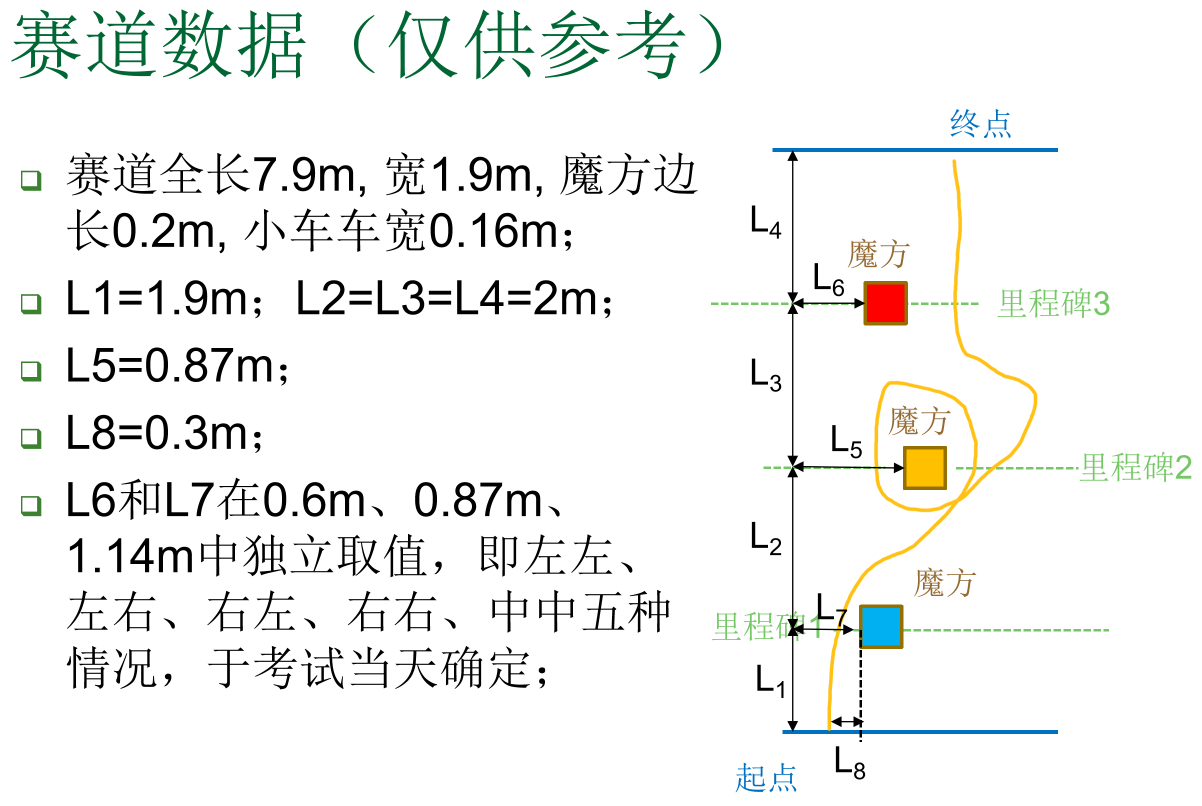
#> input picture 2026_task/rule.png, 2403 x 1611 px, given in place of the camera (shown at 1/2 size)
$ python HSV_test.py
#> lines starting #> are read from the running program, lines starting #| are printed output that depends on the picture; after the words box and inside, x2 and y2 are one past the last pixel; in counts of white or black regions, pixels touching at a corner belong together
#!/usr/bin/env python3
# -*- coding: utf-8 -*-
"""
HSV 临场标定 — 仅 mask 预览（树莓派 + VNC/本地桌面）

独立脚本，不依赖 cube_v4 / cube_v5 主程序。

用法：
  1. 修改下方 LOW/HIGH 常量，运行 python3 HSV_test.py
  2. 看 mask 窗口：方块应为白，背景尽量黑
  3. 不满意 → 改顶部数值 → Ctrl+C 重跑
  4. 按 1/2/3 切换蓝/黄/红预览；按 p 打印全部 HSV 供粘贴到主程序 Config
  5. 按 q 退出

调参经验：
  - S/V 下限：暗场适当降低（如 90→70）；S 过低易误检地面
  - H 范围：先收窄 H 再调 S/V；黄/蓝 H 跨度约 10–15
  - 红色：mask 只在 H≈0 或 H≈180 一侧有效时，只调 RED1 或 RED2
  - 验证：preview 中轮廓稳定、px 明显大于 1000，背景无大块白噪点

需图形界面（cv2.imshow）；SSH 无 X11 时请用 VNC。
"""

from typing import Dict, Optional, Tuple

import cv2
import numpy as np

# ========== 临场修改区（与主程序 Config HSV 字段一一对应）==========
LOW_RED1: Tuple[int, int, int] = (0, 90, 90)
HIGH_RED1: Tuple[int, int, int] = (8, 255, 255)
LOW_RED2: Tuple[int, int, int] = (165, 90, 90)
HIGH_RED2: Tuple[int, int, int] = (180, 255, 255)
LOW_YELLOW: Tuple[int, int, int] = (20, 120, 120)
HIGH_YELLOW: Tuple[int, int, int] = (35, 255, 255)
LOW_BLUE: Tuple[int, int, int] = (100, 120, 70)
HIGH_BLUE: Tuple[int, int, int] = (130, 255, 255)

# 启动时预览颜色："red" / "yellow" / "blue"
PREVIEW_COLOR = "blue"

# 摄像头
CAMERA_ID = 0
CAMERA_BACKEND = "v4l2"  # Linux 摄像头后端；Windows 调试可改为 "auto"
WIDTH = 320
HEIGHT = 240
FPS = 40

# 预览窗口判定用；标定 stop_pixels 时以 cube_v4/v5 调试窗口 px= 为准
FIND_MIN_PIXELS = 1000
MAX_VALID_AREA = 80000

COLOR_MAP = {"1": "blue", "2": "yellow", "3": "red"}
DRAW_COLORS = {"blue": (255, 0, 0), "yellow": (0, 255, 255), "red": (0, 0, 255)}
KERNEL = np.ones((5, 5), np.uint8)


def open_camera(
    camera_id: int = CAMERA_ID,
    width: int = WIDTH,
    height: int = HEIGHT,
    fps: int = FPS,
    backend: str = CAMERA_BACKEND,
):
    """打开摄像头；参数与 cube_v4 / cube_v5 的 CameraThread 一致。"""
    backend = backend.lower()
    tries = []
    if backend in ("v4l2", "auto") and hasattr(cv2, "CAP_V4L2"):
        tries.append(("V4L2", cv2.CAP_V4L2))
    if backend == "auto":
        tries.append(("default", None))
    if not tries:
        tries.append(("default", None))

    for name, api in tries:
        cap = cv2.VideoCapture(camera_id, api) if api is not None else cv2.VideoCapture(camera_id)
        if not cap.isOpened():
            cap.release()
            continue
        cap.set(cv2.CAP_PROP_FRAME_WIDTH, width)
        cap.set(cv2.CAP_PROP_FRAME_HEIGHT, height)
        cap.set(cv2.CAP_PROP_FPS, fps)
        for _ in range(8):
            ok, _ = cap.read()
            if ok:
                print(f"[CAM] id={camera_id} backend={name} {width}x{height}@{fps}")
                return cap
        cap.release()
    raise RuntimeError("无法打开摄像头，请检查 /dev/video* 与 CAMERA_ID")


def mask_color(frame, color: str):
    """HSV 掩膜，阈值逻辑与 cube_v4 / cube_v5 的 Vision.mask_color 一致。"""
    hsv = cv2.cvtColor(frame, cv2.COLOR_BGR2HSV)
    if color == "red":
        m1 = cv2.inRange(hsv, np.array(LOW_RED1, np.uint8), np.array(HIGH_RED1, np.uint8))
        m2 = cv2.inRange(hsv, np.array(LOW_RED2, np.uint8), np.array(HIGH_RED2, np.uint8))
        mask = cv2.bitwise_or(m1, m2)
    elif color == "yellow":
        mask = cv2.inRange(hsv, np.array(LOW_YELLOW, np.uint8), np.array(HIGH_YELLOW, np.uint8))
    elif color == "blue":
        mask = cv2.inRange(hsv, np.array(LOW_BLUE, np.uint8), np.array(HIGH_BLUE, np.uint8))
    else:
        raise ValueError(f"未知颜色: {color}")
    mask = cv2.morphologyEx(mask, cv2.MORPH_OPEN, KERNEL)
    mask = cv2.morphologyEx(mask, cv2.MORPH_CLOSE, KERNEL)
    return mask


def detect_largest(frame, color: str) -> Optional[Dict]:
    mask = mask_color(frame, color)
    result = cv2.findContours(mask, cv2.RETR_EXTERNAL, cv2.CHAIN_APPROX_SIMPLE)
    contours = result[-2]
    if not contours:
        return None

    largest = max(contours, key=cv2.contourArea)
    area = float(cv2.contourArea(largest))
    if area < 1 or area > MAX_VALID_AREA:
        return None

    x, y, w, h = cv2.boundingRect(largest)
    return {
        "color": color,
        "center_x": float(x + w / 2),
        "center_y": float(y + h / 2),
        "pixel_count": int(area),
        "bbox": (x, y, w, h),
    }


def draw_preview(frame, color: str, det: Optional[Dict]) -> np.ndarray:
    out = frame.copy()
    cv2.line(out, (WIDTH // 2, 0), (WIDTH // 2, HEIGHT), (255, 255, 255), 1)
    c = DRAW_COLORS.get(color, (255, 255, 255))
    status = f"{color} | 1=blue 2=yellow 3=red | p=print q=quit"
    cv2.putText(out, status, (10, 22), cv2.FONT_HERSHEY_SIMPLEX, 0.45, (255, 255, 255), 1)

    if det is not None:
        x, y, w, h = det["bbox"]
        ok = det["pixel_count"] >= FIND_MIN_PIXELS
        label = f'{det["color"]} px={det["pixel_count"]}' + (" OK" if ok else " LOW")
        cv2.rectangle(out, (x, y), (x + w, y + h), c, 2)
        cv2.circle(out, (int(det["center_x"]), int(det["center_y"])), 5, c, -1)
        cv2.putText(out, label, (x, max(40, y - 8)), cv2.FONT_HERSHEY_SIMPLEX, 0.55, c, 2)
    else:
        cv2.putText(out, "no target", (10, 44), cv2.FONT_HERSHEY_SIMPLEX, 0.5, (128, 128, 128), 1)

    cv2.putText(
        out,
        f"{WIDTH}x{HEIGHT} min_px={FIND_MIN_PIXELS}",
        (10, HEIGHT - 10),
        cv2.FONT_HERSHEY_SIMPLEX,
        0.45,
        (200, 200, 200),
        1,
    )
    return out


def print_hsv_all(current: str) -> None:
    print("\n# ----- 复制到主程序 Config -----")
    print(f"    LOW_RED1: Tuple[int, int, int] = {LOW_RED1}")
    print(f"    HIGH_RED1: Tuple[int, int, int] = {HIGH_RED1}")
    print(f"    LOW_RED2: Tuple[int, int, int] = {LOW_RED2}")
    print(f"    HIGH_RED2: Tuple[int, int, int] = {HIGH_RED2}")
    print(f"    LOW_YELLOW: Tuple[int, int, int] = {LOW_YELLOW}")
    print(f"    HIGH_YELLOW: Tuple[int, int, int] = {HIGH_YELLOW}")
    print(f"    LOW_BLUE: Tuple[int, int, int] = {LOW_BLUE}")
    print(f"    HIGH_BLUE: Tuple[int, int, int] = {HIGH_BLUE}")
    print(f"# 当前预览: {current}\n")


def main() -> None:
    color = PREVIEW_COLOR.strip().lower()
    if color not in ("blue", "yellow", "red"):
        raise ValueError(f'PREVIEW_COLOR 须为 "blue" / "yellow" / "red"，当前: {PREVIEW_COLOR}')

    cap = open_camera()
#> the loop in open_camera, `for _ in range(8):` made 1 pass
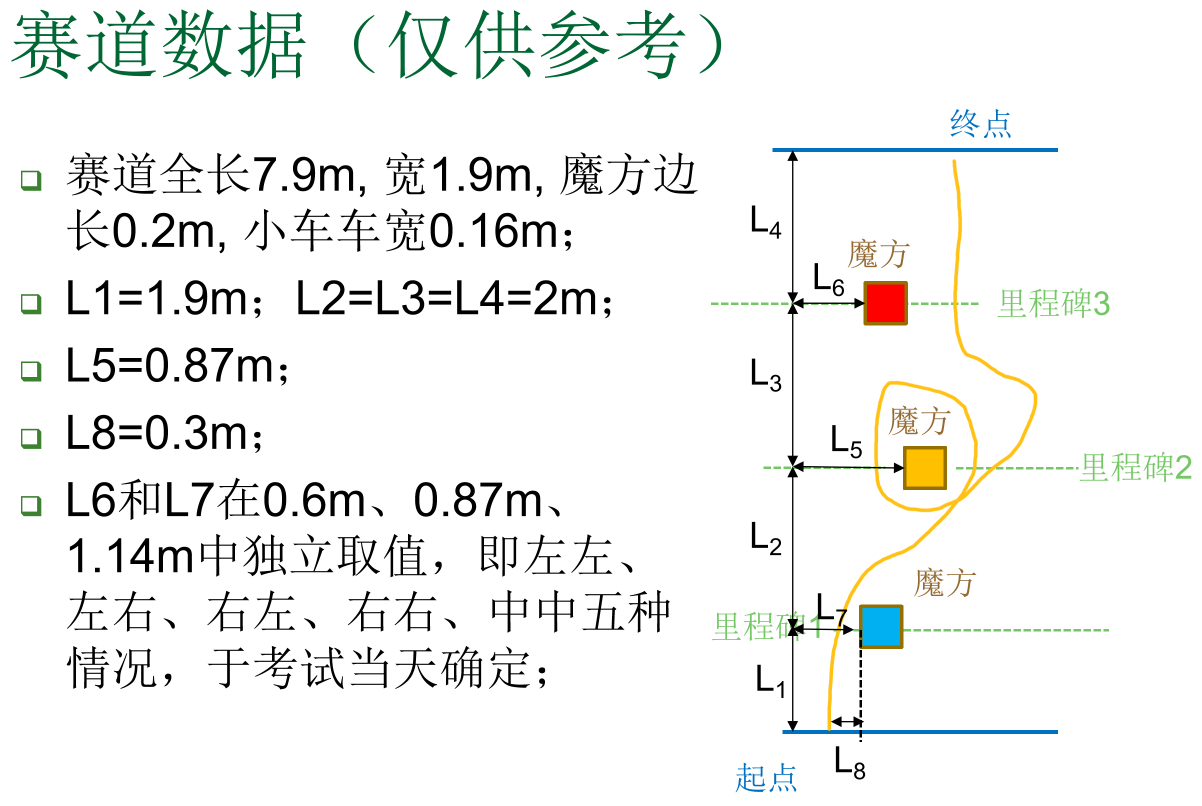
#> input picture 2026_task/rule.png, 2403 x 1611 px, given in place of the camera (shown at 1/2 size)
    print(f"[HSV_test] 预览 {color} | 1=blue 2=yellow 3=red | p=print | q=quit")

    try:
        while True:
            ok, frame = cap.read()
#> frame is the input picture: shape (1611, 2403, 3); mean B, G, R 240.6, 242.4, 241.3
            if not ok:
                continue

            mask = mask_color(frame, color)
#> in mask_color, `hsv = cv2.cvtColor(frame, cv2.COLOR_BGR2HSV)`: hsv: shape (1611, 2403, 3); mean H, S, V 1.8, 6.3, 243.5
#> in mask_color, `mask = cv2.inRange(hsv, np.array(LOW_BLUE, np.uint8), np.array(HIGH_BL..`:
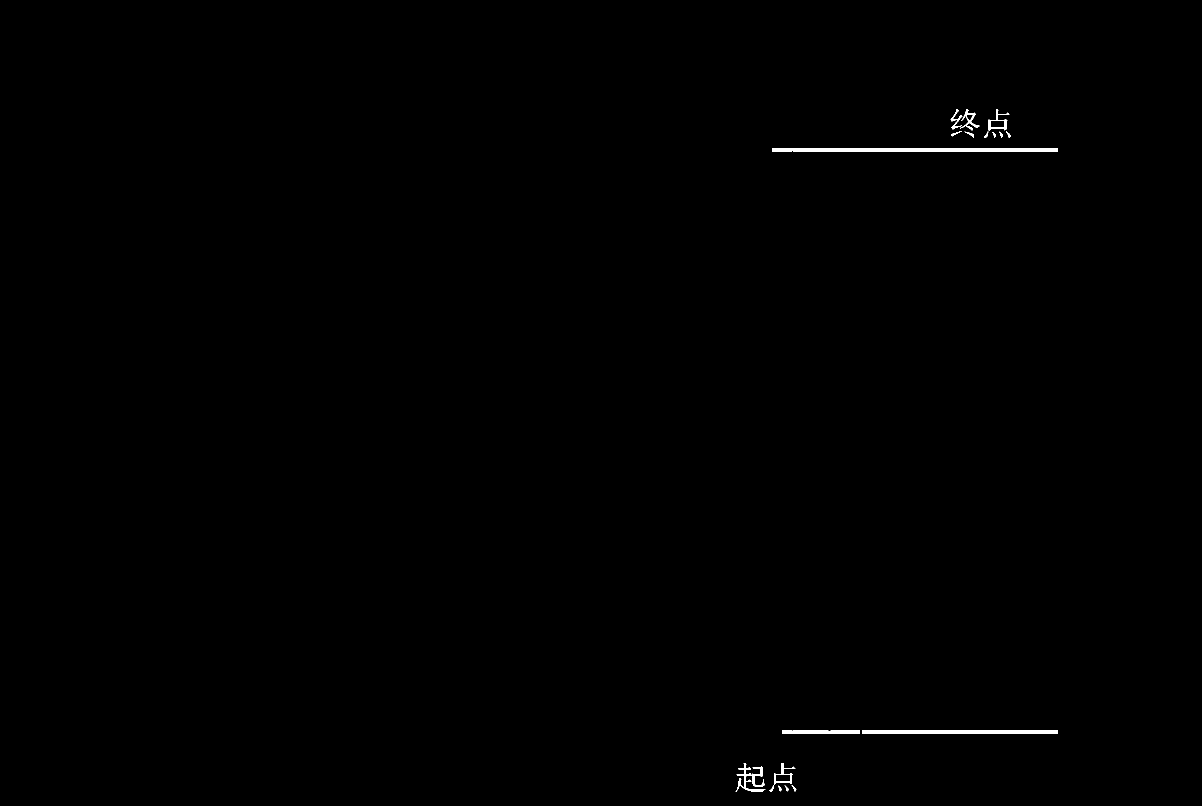
#> mask: shape (1611, 2403) (shown at 1/2 size); 0.3% white; 20 white regions, largest, box (x1, y1, x2, y2) and area: (1545, 296, 2116, 304) 4562, (1724, 1460, 2116, 1468) 3136, (1565, 1460, 1719, 1468) 1217
#> in mask_color, `mask = cv2.morphologyEx(mask, cv2.MORPH_OPEN, KERNEL)`:
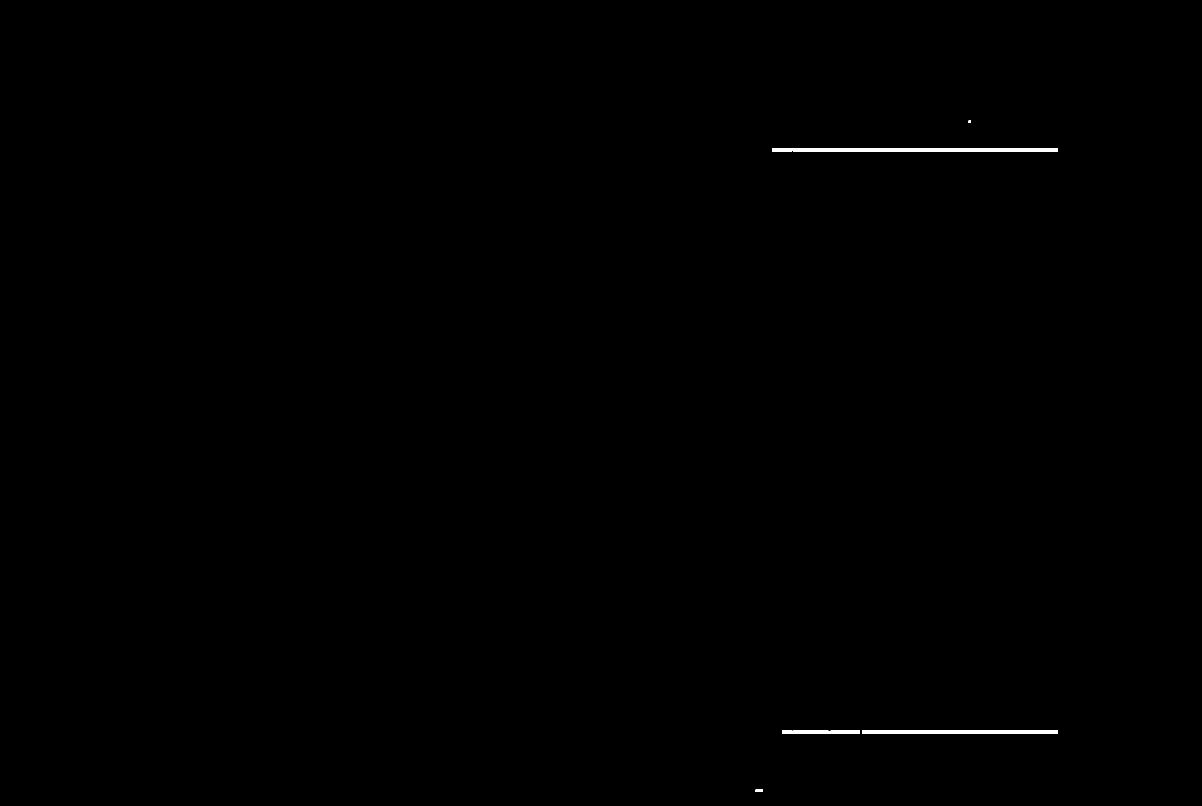
#> mask: shape (1611, 2403) (shown at 1/2 size); 0.23% white; 5 white regions, box (x1, y1, x2, y2) and area: (1545, 296, 2116, 304) 4562, (1724, 1460, 2116, 1468) 3136, (1565, 1460, 1719, 1468) 1217, (1511, 1579, 1526, 1584) 75, (1937, 241, 1942, 246) 25
#> in mask_color, `mask = cv2.morphologyEx(mask, cv2.MORPH_CLOSE, KERNEL)`: mask: shape (1611, 2403); 0.23% white; 5 white regions
            det = detect_largest(frame, color)
#> in detect_largest, `result = cv2.findContours(mask, cv2.RETR_EXTERNAL, cv2.CHAIN_APPROX_SI..`: result = 5 contours, 1 with area under 20; largest, box (x1, y1, x2, y2) and area: (1545, 296, 2116, 304) 3990, (1724, 1460, 2116, 1468) 2737, (1565, 1460, 1719, 1468) 1065, (1511, 1579, 1526, 1584) 56
#> in detect_largest, `contours = result[-2]`: contours has the same summary as result
#> in detect_largest, `largest = max(contours, key=cv2.contourArea)`: largest = [[1545, 296], [1545, 303], [2115, 303], [2115, 296]]
#> in detect_largest, `area = float(cv2.contourArea(largest))`: area = 3990
#> in detect_largest, `x, y, w, h = cv2.boundingRect(largest)`: x = 1545; y = 296; w = 571; h = 8
#> det = {'color': 'blue', 'center_x': 1830.5, 'center_y': 300, 'pixel_count': 3990, 'bbox': (1545, 296, 571, 8)}
            preview = draw_preview(frame, color, det)
#> in draw_preview, `cv2.line(out, (WIDTH // 2, 0), (WIDTH // 2, HEIGHT), (255, 255, 255), 1)`: out: shape (1611, 2403, 3); under 0.01% of pixels changed, all inside (x1, y1, x2, y2) = (160, 109, 161, 113)
#> in draw_preview, `cv2.putText(out, status, (10, 22), cv2.FONT_HERSHEY_SIMPLEX, 0.45, (25..`: out: shape (1611, 2403, 3); mean B, G, R 240.6, 242.4, 241.3
#> in draw_preview, `x, y, w, h = det["bbox"]`: x = 1545; y = 296; w = 571; h = 8
#> in draw_preview, `ok = det["pixel_count"] >= FIND_MIN_PIXELS`: ok = True
#> in draw_preview, `label = f'{det["color"]} px={det["pixel_count"]}' + (" OK" if ok else ..`: label = 'blue px=3990 OK'
#> in draw_preview, `cv2.rectangle(out, (x, y), (x + w, y + h), c, 2)`:
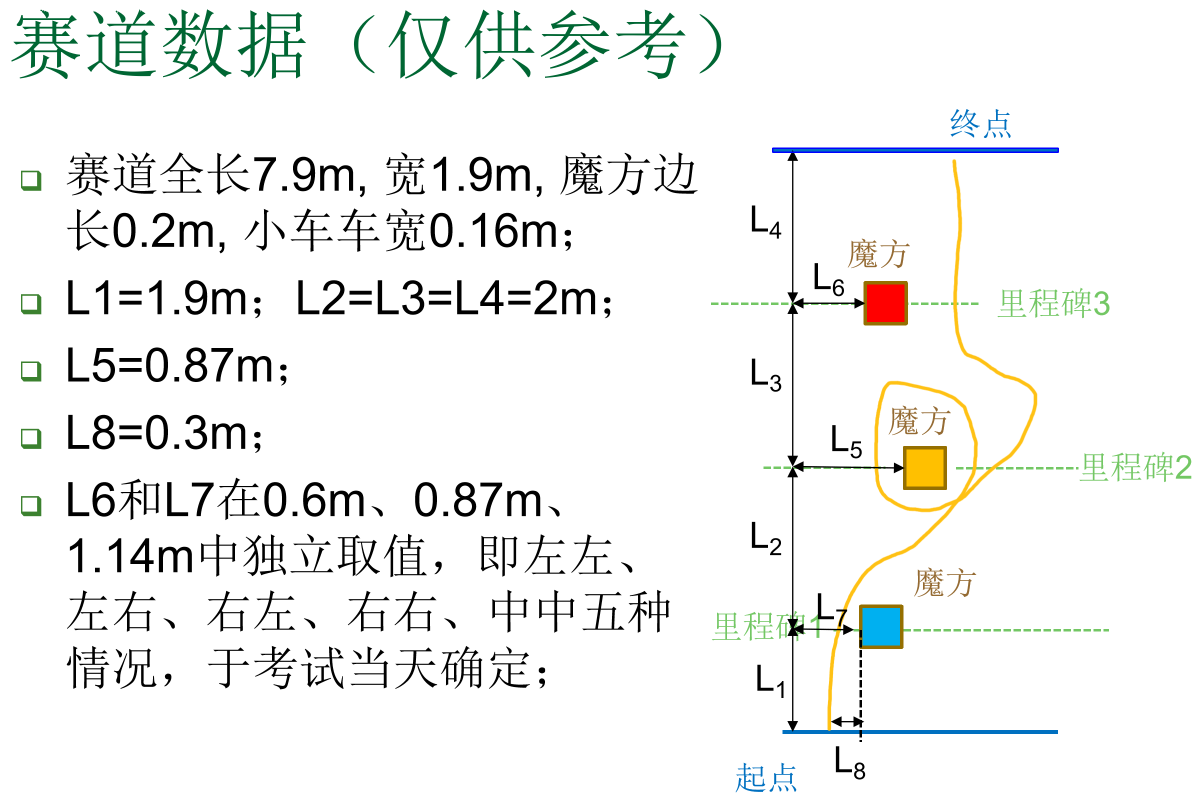
#> out: shape (1611, 2403, 3) (shown at 1/2 size); mean B, G, R 240.7, 242.2, 241.2
#> in draw_preview, `cv2.circle(out, (int(det["center_x"]), int(det["center_y"])), 5, c, -1)`: out: shape (1611, 2403, 3); under 0.01% of pixels changed, all inside (x1, y1, x2, y2) = (1825, 298, 1836, 303)
#> in draw_preview, `cv2.putText(out, label, (x, max(40, y - 8)), cv2.FONT_HERSHEY_SIMPLEX,..`: out: shape (1611, 2403, 3); mean B, G, R 240.7, 242.2, 241.1
#> in draw_preview, `cv2.putText( out, f"{WIDTH}x{HEIGHT} min_px={FIND_MIN_PIXELS}", (10, H..`: out: shape (1611, 2403, 3); mean B, G, R 240.7, 242.2, 241.1

            cv2.imshow("mask", mask)
            cv2.imshow("preview", preview)

            key = cv2.waitKey(1) & 0xFF
#> (key q is pressed here)
            if key == ord("q"):
                break
            if key == ord("p"):
                print_hsv_all(color)
            ch = chr(key) if 32 <= key < 127 else ""
            if ch in COLOR_MAP:
                color = COLOR_MAP[ch]
                print(f"[HSV_test] 切换预览 -> {color}")
    finally:
        cap.release()
        cv2.destroyAllWindows()


if __name__ == "__main__":
    main()
